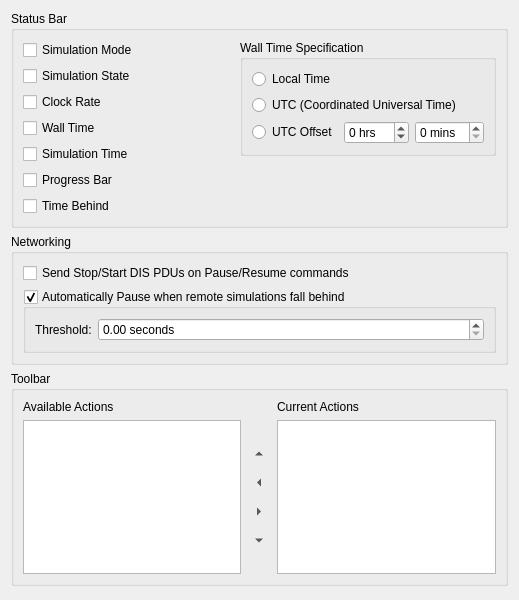
<?xml version="1.0" encoding="UTF-8"?>
<ui version="4.0">
 <class>SimControllerPrefWidget</class>
 <widget class="QWidget" name="SimControllerPrefWidget">
  <property name="geometry">
   <rect>
    <x>0</x>
    <y>0</y>
    <width>519</width>
    <height>600</height>
   </rect>
  </property>
  <property name="windowTitle">
   <string>Simulation Controller</string>
  </property>
  <layout class="QVBoxLayout" name="verticalLayout_5">
   <item>
    <widget class="QGroupBox" name="statusBarGroupBox">
     <property name="sizePolicy">
      <sizepolicy hsizetype="Preferred" vsizetype="Fixed">
       <horstretch>0</horstretch>
       <verstretch>0</verstretch>
      </sizepolicy>
     </property>
     <property name="title">
      <string>Status Bar</string>
     </property>
     <layout class="QHBoxLayout" name="horizontalLayout">
      <item>
       <layout class="QVBoxLayout" name="verticalLayout_2">
        <item>
         <widget class="QCheckBox" name="mShowSimModeCheckBox">
          <property name="text">
           <string>Simulation Mode</string>
          </property>
         </widget>
        </item>
        <item>
         <widget class="QCheckBox" name="mShowSimStateCheckBox">
          <property name="text">
           <string>Simulation State</string>
          </property>
         </widget>
        </item>
        <item>
         <widget class="QCheckBox" name="mShowClockRateCheckBox">
          <property name="text">
           <string>Clock Rate</string>
          </property>
         </widget>
        </item>
        <item>
         <widget class="QCheckBox" name="mShowWallTimeCheckBox">
          <property name="text">
           <string>Wall Time</string>
          </property>
         </widget>
        </item>
        <item>
         <widget class="QCheckBox" name="mShowSimTimeCheckBox">
          <property name="text">
           <string>Simulation Time</string>
          </property>
         </widget>
        </item>
        <item>
         <widget class="QCheckBox" name="mShowProgressBarCheckBox">
          <property name="text">
           <string>Progress Bar</string>
          </property>
         </widget>
        </item>
        <item>
         <widget class="QCheckBox" name="mShowTimeBehindCheckBox">
          <property name="text">
           <string>Time Behind</string>
          </property>
         </widget>
        </item>
       </layout>
      </item>
      <item>
       <layout class="QVBoxLayout" name="verticalLayout">
        <item>
         <widget class="QGroupBox" name="groupBox_3">
          <property name="title">
           <string>Wall Time Specification</string>
          </property>
          <layout class="QVBoxLayout" name="verticalLayout_3">
           <item>
            <widget class="QRadioButton" name="mLocalTimeSpecButton">
             <property name="text">
              <string>Local Time</string>
             </property>
            </widget>
           </item>
           <item>
            <widget class="QRadioButton" name="mUTC_TimeSpecButon">
             <property name="text">
              <string>UTC (Coordinated Universal Time)</string>
             </property>
            </widget>
           </item>
           <item>
            <layout class="QHBoxLayout" name="horizontalLayout_3">
             <item>
              <widget class="QRadioButton" name="mUTC_OffsetTimeSpecButton">
               <property name="text">
                <string>UTC Offset</string>
               </property>
              </widget>
             </item>
             <item>
              <widget class="QSpinBox" name="mUTC_OffsetHrsBox">
               <property name="suffix">
                <string> hrs</string>
               </property>
               <property name="minimum">
                <number>-14</number>
               </property>
               <property name="maximum">
                <number>14</number>
               </property>
              </widget>
             </item>
             <item>
              <widget class="QSpinBox" name="mUTC_OffsetMinsBox">
               <property name="suffix">
                <string> mins</string>
               </property>
               <property name="maximum">
                <number>59</number>
               </property>
              </widget>
             </item>
            </layout>
           </item>
          </layout>
         </widget>
        </item>
        <item>
         <spacer name="verticalSpacer">
          <property name="orientation">
           <enum>Qt::Vertical</enum>
          </property>
          <property name="sizeHint" stdset="0">
           <size>
            <width>20</width>
            <height>40</height>
           </size>
          </property>
         </spacer>
        </item>
       </layout>
      </item>
     </layout>
    </widget>
   </item>
   <item>
    <widget class="QGroupBox" name="networkGroupBox">
     <property name="title">
      <string>Networking</string>
     </property>
     <layout class="QVBoxLayout" name="verticalLayout_6">
      <item>
       <widget class="QCheckBox" name="mSendDIS_PDUsCheckBox">
        <property name="text">
         <string>Send Stop/Start DIS PDUs on Pause/Resume commands</string>
        </property>
       </widget>
      </item>
      <item>
       <widget class="QGroupBox" name="mAutoPauseGroupBox">
        <property name="title">
         <string>Automatically Pause when remote simulations fall behind</string>
        </property>
        <property name="checkable">
         <bool>true</bool>
        </property>
        <layout class="QFormLayout" name="formLayout_2">
         <item row="0" column="0">
          <widget class="QLabel" name="mFallingBehindLabel">
           <property name="text">
            <string>Threshold:</string>
           </property>
          </widget>
         </item>
         <item row="0" column="1">
          <widget class="QDoubleSpinBox" name="mFallingBehindSpinBox">
           <property name="suffix">
            <string> seconds</string>
           </property>
           <property name="singleStep">
            <double>0.100000000000000</double>
           </property>
          </widget>
         </item>
        </layout>
       </widget>
      </item>
     </layout>
    </widget>
   </item>
   <item>
    <widget class="QGroupBox" name="toolbarGroupBox">
     <property name="title">
      <string>Toolbar</string>
     </property>
     <layout class="QGridLayout" name="gridLayout">
      <item row="1" column="2">
       <layout class="QVBoxLayout" name="verticalLayout_4">
        <item>
         <spacer name="verticalSpacer_2">
          <property name="orientation">
           <enum>Qt::Vertical</enum>
          </property>
          <property name="sizeHint" stdset="0">
           <size>
            <width>20</width>
            <height>40</height>
           </size>
          </property>
         </spacer>
        </item>
        <item>
         <widget class="QToolButton" name="toolButton_3">
          <property name="toolTip">
           <string>Move action up</string>
          </property>
          <property name="text">
           <string>...</string>
          </property>
          <property name="autoRaise">
           <bool>true</bool>
          </property>
          <property name="arrowType">
           <enum>Qt::UpArrow</enum>
          </property>
         </widget>
        </item>
        <item>
         <widget class="QToolButton" name="toolButton">
          <property name="toolTip">
           <string>Remove action from toolbar</string>
          </property>
          <property name="text">
           <string>...</string>
          </property>
          <property name="autoRaise">
           <bool>true</bool>
          </property>
          <property name="arrowType">
           <enum>Qt::LeftArrow</enum>
          </property>
         </widget>
        </item>
        <item>
         <widget class="QToolButton" name="toolButton_2">
          <property name="toolTip">
           <string>Add action to toolbar</string>
          </property>
          <property name="text">
           <string>...</string>
          </property>
          <property name="autoRaise">
           <bool>true</bool>
          </property>
          <property name="arrowType">
           <enum>Qt::RightArrow</enum>
          </property>
         </widget>
        </item>
        <item>
         <widget class="QToolButton" name="toolButton_4">
          <property name="toolTip">
           <string>Move action down</string>
          </property>
          <property name="text">
           <string>...</string>
          </property>
          <property name="autoRaise">
           <bool>true</bool>
          </property>
          <property name="arrowType">
           <enum>Qt::DownArrow</enum>
          </property>
         </widget>
        </item>
        <item>
         <spacer name="verticalSpacer_3">
          <property name="orientation">
           <enum>Qt::Vertical</enum>
          </property>
          <property name="sizeHint" stdset="0">
           <size>
            <width>20</width>
            <height>40</height>
           </size>
          </property>
         </spacer>
        </item>
       </layout>
      </item>
      <item row="1" column="4">
       <widget class="QListWidget" name="mCurrentActionsListWidget"/>
      </item>
      <item row="0" column="4">
       <widget class="QLabel" name="mCurrentActionsLabel">
        <property name="text">
         <string>Current Actions</string>
        </property>
       </widget>
      </item>
      <item row="1" column="0">
       <widget class="QListWidget" name="mAvailableActionsListWidget"/>
      </item>
      <item row="0" column="0">
       <widget class="QLabel" name="mAvailableActionsLabel">
        <property name="text">
         <string>Available Actions</string>
        </property>
       </widget>
      </item>
     </layout>
    </widget>
   </item>
   <item>
    <spacer name="verticalSpacer_4">
     <property name="orientation">
      <enum>Qt::Vertical</enum>
     </property>
     <property name="sizeHint" stdset="0">
      <size>
       <width>20</width>
       <height>40</height>
      </size>
     </property>
    </spacer>
   </item>
  </layout>
 </widget>
 <tabstops>
  <tabstop>mShowSimModeCheckBox</tabstop>
  <tabstop>mShowSimStateCheckBox</tabstop>
  <tabstop>mShowClockRateCheckBox</tabstop>
  <tabstop>mShowWallTimeCheckBox</tabstop>
  <tabstop>mShowSimTimeCheckBox</tabstop>
  <tabstop>mShowProgressBarCheckBox</tabstop>
  <tabstop>mShowTimeBehindCheckBox</tabstop>
  <tabstop>mLocalTimeSpecButton</tabstop>
  <tabstop>mUTC_TimeSpecButon</tabstop>
  <tabstop>mUTC_OffsetTimeSpecButton</tabstop>
  <tabstop>mUTC_OffsetHrsBox</tabstop>
  <tabstop>mUTC_OffsetMinsBox</tabstop>
  <tabstop>mSendDIS_PDUsCheckBox</tabstop>
  <tabstop>mAvailableActionsListWidget</tabstop>
  <tabstop>mCurrentActionsListWidget</tabstop>
  <tabstop>toolButton_3</tabstop>
  <tabstop>toolButton</tabstop>
  <tabstop>toolButton_2</tabstop>
  <tabstop>toolButton_4</tabstop>
 </tabstops>
 <resources/>
 <connections/>
</ui>
